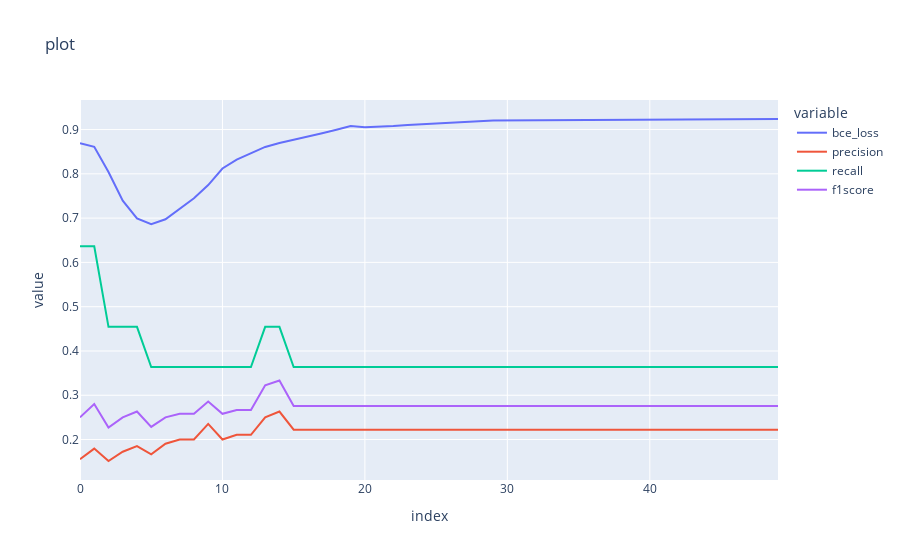

Notebook code for this chart:
### Code cell
import plotly.express as px
fig = px.line(df, x=df.index, y=loss_list, title="plot")
fig.show()

### Figure 1 — Plotly figure (JSON) as saved in the notebook; plotly's stock layout.template omitted (floating-point values rounded to 4 significant figures)
{"data": [{"hovertemplate": "variable=bce_loss<br>index=%{x}<br>value=%{y}<extra></extra>", "legendgroup": "bce_loss", "line": {"color": "#636efa", "dash": "solid"}, "marker": {"symbol": "circle"}, "mode": "lines", "name": "bce_loss", "orientation": "v", "showlegend": true, "type": "scatter", "x": [0, 1, 2, 3, 4, 5, 6, 7, 8, 9, 10, 11, 12, 13, 14, 15, 16, 17, 18, 19, 20, 21, 22, 23, 24, 25, 26, 27, 28, 29, 30, 31, 32, 33, 34, 35, 36, 37, 38, 39, 40, 41, 42, 43, 44, 45, 46, 47, 48, 49], "xaxis": "x", "y": [0.8692, 0.8612, 0.804, 0.7394, 0.6995, 0.6861, 0.6974, 0.7217, 0.7447, 0.7746, 0.812, 0.8321, 0.8472, 0.8608, 0.8695, 0.8765, 0.8842, 0.8919, 0.8996, 0.9078, 0.9053, 0.9061, 0.908, 0.9101, 0.9121, 0.9141, 0.9157, 0.9175, 0.9188, 0.9202, 0.9204, 0.9207, 0.9209, 0.9212, 0.9214, 0.9216, 0.9218, 0.922, 0.9222, 0.9223, 0.9225, 0.9227, 0.9228, 0.923, 0.9231, 0.9233, 0.9234, 0.9235, 0.9237, 0.9238], "yaxis": "y"}, {"hovertemplate": "variable=precision<br>index=%{x}<br>value=%{y}<extra></extra>", "legendgroup": "precision", "line": {"color": "#EF553B", "dash": "solid"}, "marker": {"symbol": "circle"}, "mode": "lines", "name": "precision", "orientation": "v", "showlegend": true, "type": "scatter", "x": [0, 1, 2, 3, 4, 5, 6, 7, 8, 9, 10, 11, 12, 13, 14, 15, 16, 17, 18, 19, 20, 21, 22, 23, 24, 25, 26, 27, 28, 29, 30, 31, 32, 33, 34, 35, 36, 37, 38, 39, 40, 41, 42, 43, 44, 45, 46, 47, 48, 49], "xaxis": "x", "y": [0.1556, 0.1795, 0.1515, 0.1724, 0.1852, 0.1667, 0.1905, 0.2, 0.2, 0.2353, 0.2, 0.2105, 0.2105, 0.25, 0.2632, 0.2222, 0.2222, 0.2222, 0.2222, 0.2222, 0.2222, 0.2222, 0.2222, 0.2222, 0.2222, 0.2222, 0.2222, 0.2222, 0.2222, 0.2222, 0.2222, 0.2222, 0.2222, 0.2222, 0.2222, 0.2222, 0.2222, 0.2222, 0.2222, 0.2222, 0.2222, 0.2222, 0.2222, 0.2222, 0.2222, 0.2222, 0.2222, 0.2222, 0.2222, 0.2222], "yaxis": "y"}, {"hovertemplate": "variable=recall<br>index=%{x}<br>value=%{y}<extra></extra>", "legendgroup": "recall", "line": {"color": "#00cc96", "dash": "solid"}, "marker": {"symbol": "circle"}, "mode": "lines", "name": "recall", "orientation": "v", "showlegend": true, "type": "scatter", "x": [0, 1, 2, 3, 4, 5, 6, 7, 8, 9, 10, 11, 12, 13, 14, 15, 16, 17, 18, 19, 20, 21, 22, 23, 24, 25, 26, 27, 28, 29, 30, 31, 32, 33, 34, 35, 36, 37, 38, 39, 40, 41, 42, 43, 44, 45, 46, 47, 48, 49], "xaxis": "x", "y": [0.6364, 0.6364, 0.4545, 0.4545, 0.4545, 0.3636, 0.3636, 0.3636, 0.3636, 0.3636, 0.3636, 0.3636, 0.3636, 0.4545, 0.4545, 0.3636, 0.3636, 0.3636, 0.3636, 0.3636, 0.3636, 0.3636, 0.3636, 0.3636, 0.3636, 0.3636, 0.3636, 0.3636, 0.3636, 0.3636, 0.3636, 0.3636, 0.3636, 0.3636, 0.3636, 0.3636, 0.3636, 0.3636, 0.3636, 0.3636, 0.3636, 0.3636, 0.3636, 0.3636, 0.3636, 0.3636, 0.3636, 0.3636, 0.3636, 0.3636], "yaxis": "y"}, {"hovertemplate": "variable=f1score<br>index=%{x}<br>value=%{y}<extra></extra>", "legendgroup": "f1score", "line": {"color": "#ab63fa", "dash": "solid"}, "marker": {"symbol": "circle"}, "mode": "lines", "name": "f1score", "orientation": "v", "showlegend": true, "type": "scatter", "x": [0, 1, 2, 3, 4, 5, 6, 7, 8, 9, 10, 11, 12, 13, 14, 15, 16, 17, 18, 19, 20, 21, 22, 23, 24, 25, 26, 27, 28, 29, 30, 31, 32, 33, 34, 35, 36, 37, 38, 39, 40, 41, 42, 43, 44, 45, 46, 47, 48, 49], "xaxis": "x", "y": [0.25, 0.28, 0.2273, 0.25, 0.2632, 0.2286, 0.25, 0.2581, 0.2581, 0.2857, 0.2581, 0.2667, 0.2667, 0.3226, 0.3333, 0.2759, 0.2759, 0.2759, 0.2759, 0.2759, 0.2759, 0.2759, 0.2759, 0.2759, 0.2759, 0.2759, 0.2759, 0.2759, 0.2759, 0.2759, 0.2759, 0.2759, 0.2759, 0.2759, 0.2759, 0.2759, 0.2759, 0.2759, 0.2759, 0.2759, 0.2759, 0.2759, 0.2759, 0.2759, 0.2759, 0.2759, 0.2759, 0.2759, 0.2759, 0.2759], "yaxis": "y"}], "layout": {"legend": {"title": {"text": "variable"}, "tracegroupgap": 0}, "title": {"text": "plot"}, "xaxis": {"anchor": "y", "domain": [0, 1], "title": {"text": "index"}}, "yaxis": {"anchor": "x", "domain": [0, 1], "title": {"text": "value"}}}}
